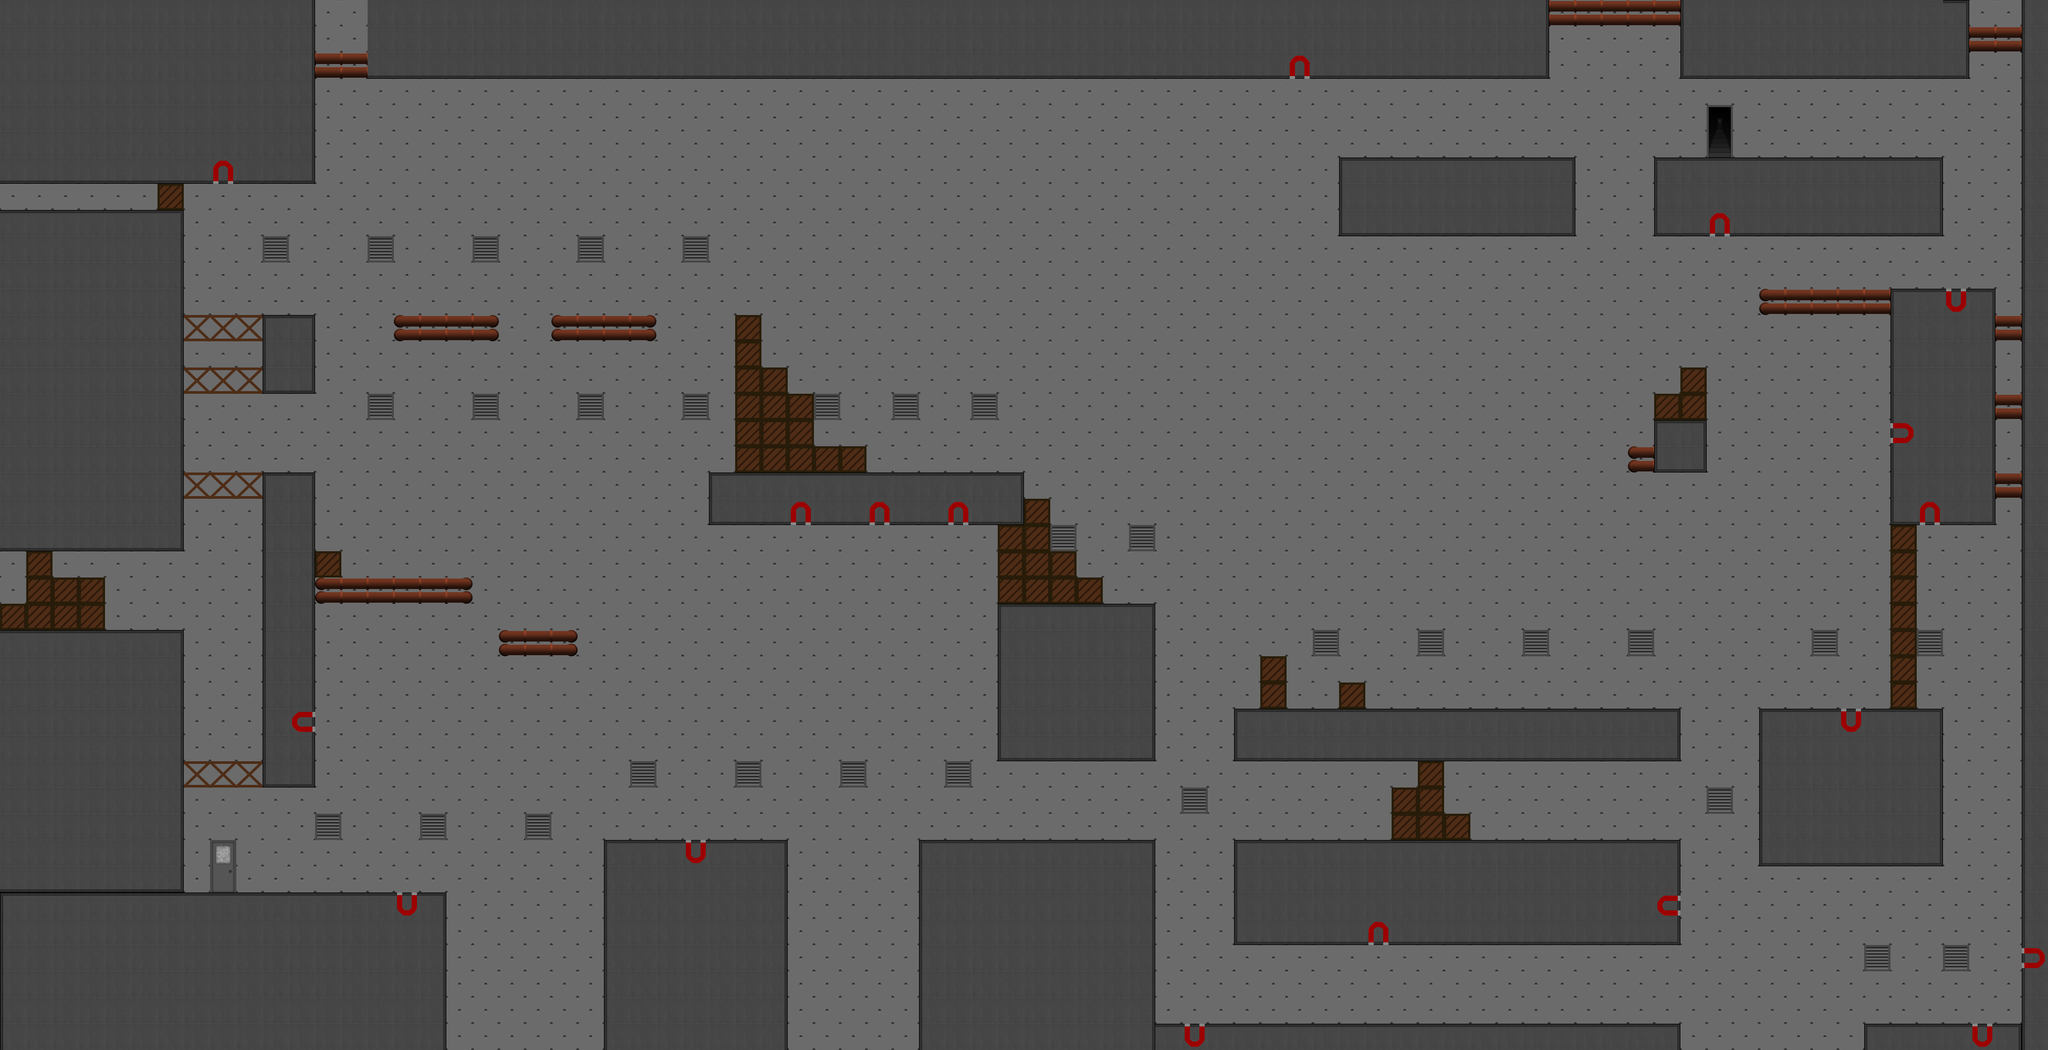

Tiled map render using the project's own tile images. Description and the map definition, with tile-layer contents summarised, below:
An orthogonal 78x40 tile map with 50x50 px tiles, 1 tile layer (tileLayer) and 92 objects (80x gear, 4x crab, 3x star, 2x silverGear, 2x hedgehog, ...).

<map version="1.0" orientation="orthogonal" renderorder="right-down" width="78" height="40" tilewidth="50" tileheight="50" nextobjectid="128">
 <tileset firstgid="1" name="golden_gear_spritesheet" tilewidth="50" tileheight="50" tilecount="200" columns="20">
  <image source="golden_gear_spritesheet.png" width="1000" height="500" />
 </tileset>
 <layer name="tileLayer" width="78" height="40">
  <data>[3120 cells, 3120 non-empty, 24 distinct tile ids]</data>
 </layer>
 <objectgroup name="objectLayer">
  <object id="1" name="gear" type="gear" gid="61" x="400" y="1700" width="50" height="50" />
  <object id="2" name="player" type="player" gid="61" x="400" y="1700" width="50" height="50" />
  <object id="3" name="crab" type="crab" gid="29" x="1300" y="1600" width="50" height="50" />
  <object id="13" name="crab" type="crab" gid="29" x="800" y="600" width="50" height="50" />
  <object id="15" name="crab" type="crab" gid="29" x="1150" y="600" width="50" height="50" />
  <object id="17" name="star" type="star" gid="30" x="2450" y="1550" width="50" height="50" />
  <object id="18" name="star" type="star" gid="30" x="2450" y="1900" width="50" height="50" />
  <object id="22" name="silverGear" type="silverGear" gid="26" x="250" y="1150" width="50" height="50" />
  <object id="23" name="silverGear" type="silverGear" gid="26" x="2550" y="1550" width="50" height="50" />
  <object id="24" name="gear" type="gear" gid="25" x="400" y="450" width="50" height="50" />
  <object id="25" name="gear" type="gear" gid="25" x="400" y="550" width="50" height="50" />
  <object id="26" name="gear" type="gear" gid="25" x="400" y="850" width="50" height="50" />
  <object id="31" name="gear" type="gear" gid="25" x="400" y="1150" width="50" height="50" />
  <object id="32" name="gear" type="gear" gid="25" x="400" y="1300" width="50" height="50" />
  <object id="33" name="gear" type="gear" gid="25" x="550" y="1650" width="50" height="50" />
  <object id="34" name="gear" type="gear" gid="25" x="700" y="1650" width="50" height="50" />
  <object id="35" name="gear" type="gear" gid="25" x="750" y="1400" width="50" height="50" />
  <object id="36" name="gear" type="gear" gid="25" x="1000" y="1150" width="50" height="50" />
  <object id="39" name="gear" type="gear" gid="25" x="800" y="1050" width="50" height="50" />
  <object id="40" name="gear" type="gear" gid="25" x="650" y="1050" width="50" height="50" />
  <object id="41" name="gear" type="gear" gid="25" x="1500" y="1100" width="50" height="50" />
  <object id="42" name="gear" type="gear" gid="25" x="1650" y="1100" width="50" height="50" />
  <object id="43" name="gear" type="gear" gid="25" x="1800" y="1100" width="50" height="50" />
  <object id="46" name="gear" type="gear" gid="25" x="1200" y="1550" width="50" height="50" />
  <object id="47" name="gear" type="gear" gid="25" x="1400" y="1550" width="50" height="50" />
  <object id="48" name="gear" type="gear" gid="25" x="2600" y="1900" width="50" height="50" />
  <object id="49" name="gear" type="gear" gid="25" x="2750" y="1900" width="50" height="50" />
  <object id="50" name="gear" type="gear" gid="25" x="2900" y="1900" width="50" height="50" />
  <object id="51" name="gear" type="gear" gid="25" x="3050" y="1900" width="50" height="50" />
  <object id="52" name="gear" type="gear" gid="25" x="3050" y="1550" width="50" height="50" />
  <object id="53" name="gear" type="gear" gid="25" x="2900" y="1550" width="50" height="50" />
  <object id="54" name="gear" type="gear" gid="25" x="2750" y="1550" width="50" height="50" />
  <object id="55" name="gear" type="gear" gid="25" x="1950" y="1550" width="50" height="50" />
  <object id="56" name="gear" type="gear" gid="25" x="2100" y="1550" width="50" height="50" />
  <object id="57" name="gear" type="gear" gid="25" x="2550" y="1300" width="50" height="50" />
  <object id="58" name="gear" type="gear" gid="25" x="2700" y="1300" width="50" height="50" />
  <object id="59" name="gear" type="gear" gid="25" x="2850" y="1300" width="50" height="50" />
  <object id="60" name="gear" type="gear" gid="25" x="3000" y="1300" width="50" height="50" />
  <object id="61" name="gear" type="gear" gid="25" x="3150" y="1300" width="50" height="50" />
  <object id="62" name="gear" type="gear" gid="25" x="3500" y="1200" width="50" height="50" />
  <object id="63" name="gear" type="gear" gid="25" x="3500" y="1050" width="50" height="50" />
  <object id="64" name="gear" type="gear" gid="25" x="3500" y="900" width="50" height="50" />
  <object id="65" name="gear" type="gear" gid="25" x="3350" y="850" width="50" height="50" />
  <object id="66" name="gear" type="gear" gid="25" x="3150" y="650" width="50" height="50" />
  <object id="67" name="gear" type="gear" gid="25" x="3400" y="250" width="50" height="50" />
  <object id="68" name="gear" type="gear" gid="25" x="3550" y="250" width="50" height="50" />
  <object id="70" name="gear" type="gear" gid="25" x="3700" y="250" width="50" height="50" />
  <object id="71" name="gear" type="gear" gid="25" x="3750" y="350" width="50" height="50" />
  <object id="72" name="gear" type="gear" gid="25" x="3750" y="500" width="50" height="50" />
  <object id="73" name="gear" type="gear" gid="25" x="3750" y="1850" width="50" height="50" />
  <object id="74" name="gear" type="gear" gid="25" x="3750" y="1700" width="50" height="50" />
  <object id="75" name="gear" type="gear" gid="25" x="3750" y="1550" width="50" height="50" />
  <object id="76" name="gear" type="gear" gid="25" x="3750" y="1400" width="50" height="50" />
  <object id="77" name="gear" type="gear" gid="25" x="3750" y="1250" width="50" height="50" />
  <object id="78" name="gear" type="gear" gid="25" x="3700" y="1150" width="50" height="50" />
  <object id="79" name="gear" type="gear" gid="25" x="3250" y="1450" width="50" height="50" />
  <object id="80" name="gear" type="gear" gid="25" x="3250" y="1600" width="50" height="50" />
  <object id="81" name="gear" type="gear" gid="25" x="3250" y="1750" width="50" height="50" />
  <object id="82" name="gear" type="gear" gid="25" x="3450" y="1800" width="50" height="50" />
  <object id="83" name="gear" type="gear" gid="25" x="3600" y="1850" width="50" height="50" />
  <object id="85" name="gear" type="gear" gid="25" x="3200" y="1900" width="50" height="50" />
  <object id="86" name="gear" type="gear" gid="25" x="3350" y="1850" width="50" height="50" />
  <object id="87" name="gear" type="gear" gid="25" x="2250" y="1550" width="50" height="50" />
  <object id="88" name="gear" type="gear" gid="25" x="2250" y="1700" width="50" height="50" />
  <object id="89" name="gear" type="gear" gid="25" x="2250" y="1850" width="50" height="50" />
  <object id="90" name="gear" type="gear" gid="25" x="2250" y="1400" width="50" height="50" />
  <object id="91" name="gear" type="gear" gid="25" x="2250" y="1250" width="50" height="50" />
  <object id="94" name="gear" type="gear" gid="25" x="900" y="1450" width="50" height="50" />
  <object id="95" name="gear" type="gear" gid="25" x="1050" y="1500" width="50" height="50" />
  <object id="96" name="gear" type="gear" gid="25" x="1300" y="1500" width="50" height="50" />
  <object id="97" name="gear" type="gear" gid="25" x="1500" y="1200" width="50" height="50" />
  <object id="98" name="gear" type="gear" gid="25" x="1650" y="1200" width="50" height="50" />
  <object id="99" name="gear" type="gear" gid="25" x="1800" y="1200" width="50" height="50" />
  <object id="100" name="gear" type="gear" gid="25" x="1500" y="1300" width="50" height="50" />
  <object id="101" name="gear" type="gear" gid="25" x="1650" y="1300" width="50" height="50" />
  <object id="102" name="gear" type="gear" gid="25" x="1800" y="1300" width="50" height="50" />
  <object id="103" name="gear" type="gear" gid="25" x="1600" y="800" width="50" height="50" />
  </objectgroup>
</map>
<!-- 15 of 92 objects omitted -->
